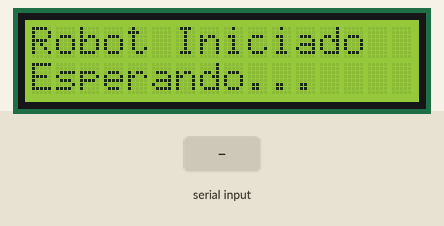
Simulated run of this sketch. Board: Arduino Uno, built with avr-gcc and run on an emulated ATmega328P. On the bench: 16×2 character LCD. The inputs (shaded band) are chosen by the test bench.

Above: at 2.2 s.
2.3 s: "A" received over Serial
At 3.2 s:
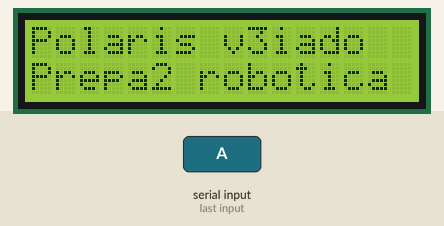
3.8 s: "R" received over Serial
At 4.3 s:
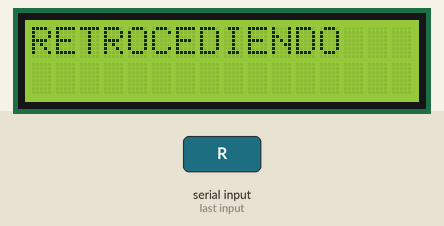
5.3 s: "D" received over Serial
At 6.5 s:
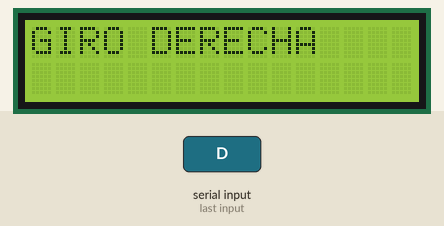
6.8 s: "I" received over Serial
At 7.8 s:
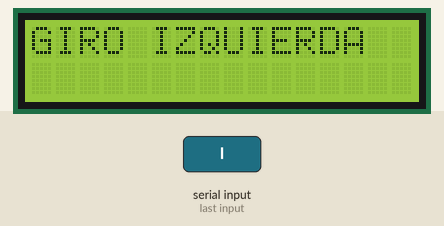
8.3 s: "P" received over Serial
At 8.9 s:
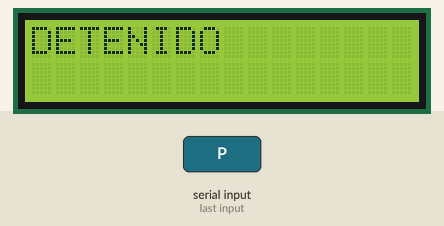
9.8 s: "U" received over Serial
At 10.1 s:
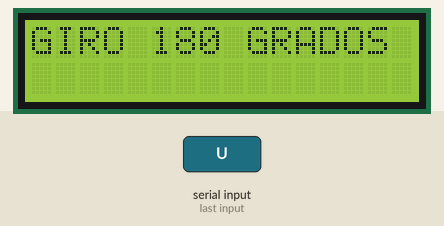
Timing chart, 0 to 12.3 s (numbered marks = the images above; inputs shaded):
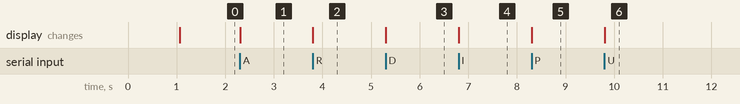

The sketch:

LCD_RMP01.ino
```cpp
#include <LiquidCrystal.h>

// Definición de pines para la LCD según tu esquema:
// rs (Register Select) = Pin 12
// e (Enable) = Pin 11
// d4 (Data Pin 4) = Pin 5
// d5 (Data Pin 5) = Pin 4
// d6 (Data Pin 6) = Pin 3
// d7 (Data Pin 7) = Pin 2
LiquidCrystal lcd(12, 11, 5, 4, 3, 2); // ¡Estos son los pines CORRECTOS para tu configuración!

char incomingChar = 0; // Variable para almacenar el carácter recibido

void setup() {
  Serial.begin(19200); // ¡Comunicación con la Maestra a 19200 baudios!

  lcd.begin(16, 2); // Inicializa el LCD con 16 columnas y 2 filas

  // Este delay da tiempo al LCD para inicializarse completamente
  delay(1000); // Espera 1 segundo (1000 milisegundos)

  // Mensaje inicial que se mostrará por defecto, también cuando esté "AVANZANDO"
  lcd.print("Robot Iniciado"); // Mensaje inicial
  lcd.setCursor(0, 1);
  lcd.print("Esperando...");
}

void loop() {
  // Siempre que no haya un nuevo comando, el mensaje "Polaris v3" permanecerá.
  // Solo actualizamos el LCD si hay un nuevo carácter serial disponible.
  if (Serial.available() > 0) {
    incomingChar = Serial.read(); // Lee el carácter entrante

    // Solo limpia la pantalla si el comando NO es "AVANZAR"
    // para evitar el parpadeo constante del mensaje de inicio
    if (incomingChar != 'A') {
      lcd.clear();
    }

    switch (incomingChar) {
      case 'A': // Avanzar
        // Si el robot avanza, no hacemos nada más que asegurar el mensaje inicial
        // ya que este es el estado por defecto.
        // Si el LCD ya mostraba "Polaris v3", no lo redibujamos.
        // Para evitar parpadeo si venía de otro estado, podrías forzarlo así:
        // lcd.clear();
        lcd.setCursor(0, 0);
        lcd.print("Polaris v3");
        lcd.setCursor(0, 1);
        lcd.print("Prepa2 robotica");
        // No hay delay aquí porque el robot podría pasar mucho tiempo avanzando
        // y este es el estado "por defecto" en la pantalla.
        break;
      case 'R': // Retroceder
        lcd.setCursor(0, 0);
        lcd.print("RETROCEDIENDO");
        delay(500); // Mantiene el mensaje 0.5 segundos para que se lea
        break;
      case 'D': // Derecha (giro único)
        lcd.setCursor(0, 0);
        lcd.print("GIRO DERECHA");
        delay(500);
        break;
      case 'I': // Izquierda (giro único)
        lcd.setCursor(0, 0);
        lcd.print("GIRO IZQUIERDA");
        delay(500);
        break;
      case 'P': // Parar
        lcd.setCursor(0, 0);
        lcd.print("DETENIDO");
        delay(1000); // Mantiene el mensaje de detener más tiempo
        break;
      case 'U': // Giro 180 (U-turn)
        lcd.setCursor(0, 0);
        lcd.print("GIRO 180 GRADOS");
        delay(1000);
        break;
      case 'd': // Derecha2 (minúscula: más espacio a derecha)
        lcd.setCursor(0, 0);
        lcd.print("ESPACIO DER.");
        lcd.setCursor(0, 1);
        lcd.print("Giro Derecha");
        delay(750); // Un poco más de tiempo para mensajes de 2 líneas
        break;
      case 'i': // Izquierda2 (minúscula: más espacio a izquierda)
        lcd.setCursor(0, 0);
        lcd.print("ESPACIO IZQ.");
        lcd.setCursor(0, 1);
        lcd.print("Giro Izquierda");
        delay(750); // Un poco más de tiempo para mensajes de 2 líneas
        break;
      default:
        lcd.setCursor(0, 0);
        lcd.print("CMD DESCONOCIDO");
        delay(1000);
        break;
    }
  }
}
```

Measured:
- after the input at 2.3 s, the display: changes at once (image 1)
- after the input at 3.8 s, the display: changes at once (image 2)
- after the input at 5.3 s, the display: changes at once (image 3)
- after the input at 6.8 s, the display: changes at once (image 4)
- after the input at 8.3 s, the display: changes at once (image 5)
- after the input at 9.8 s, the display: changes at once (image 6)
